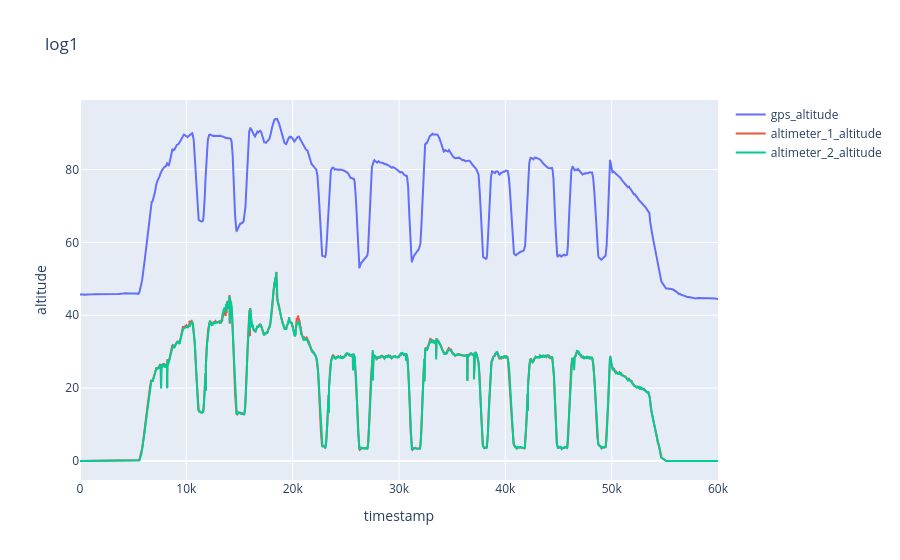

Notebook source saved alongside this figure:
### Markdown cell above
log2 ends with altitude 0; probably log2 landing

### Code cell
# log1 (interactive - click legend entries to toggle lines on/off,
# double-click to isolate a single line)
fig = go.Figure()
for col in ["gps_altitude", "altimeter_1_altitude", "altimeter_2_altitude"]:
    fig.add_trace(go.Scatter(x=log1_df["timestamp"], y=log1_df[col], mode="lines", name=col))
fig.update_layout(xaxis_title="timestamp", yaxis_title="altitude", title="log1")
fig.show()

### Figure 1 — Plotly figure (JSON) as saved in the notebook; plotly's stock layout.template omitted (floating-point values rounded to 4 significant figures; data arrays with more than 128 entries replaced by an {"elided": "..."} marker saying what was removed)
{"data": [{"mode": "lines", "name": "gps_altitude", "type": "scatter", "x": {"elided": "59999 int values"}, "y": {"elided": "59999 float values"}}, {"mode": "lines", "name": "altimeter_1_altitude", "type": "scatter", "x": {"elided": "59999 int values"}, "y": {"elided": "59999 float values"}}, {"mode": "lines", "name": "altimeter_2_altitude", "type": "scatter", "x": {"elided": "59999 int values"}, "y": {"elided": "59999 float values"}}], "layout": {"title": {"text": "log1"}, "xaxis": {"title": {"text": "timestamp"}}, "yaxis": {"title": {"text": "altitude"}}}}
